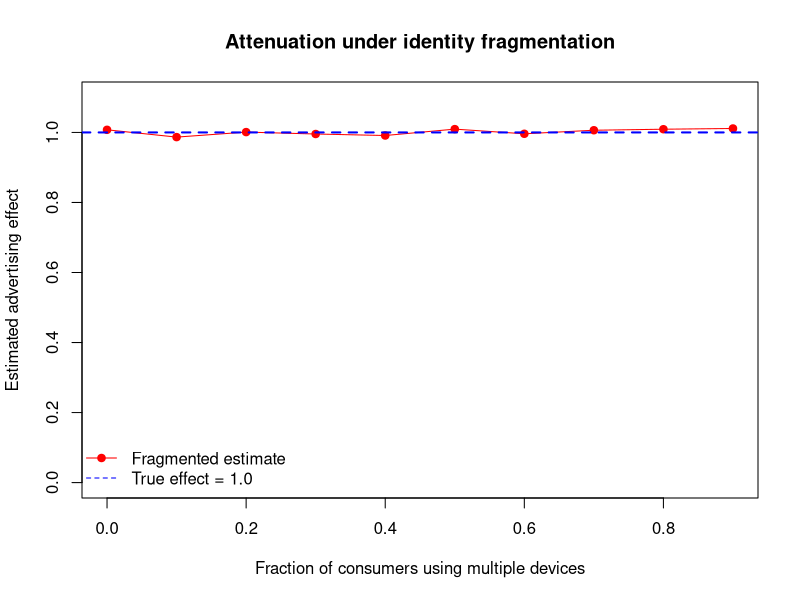

Source code (R):
## ---- chunk 1
#| label: tbl-fragmentation
#| tbl-cap: "The three biases from identity fragmentation, their statistical analogue, and the condition under which each vanishes (after Lin and Misra 2022)."
#| echo: true
#| message: false
#| warning: false
frag <- data.frame(
  Channel = c("Outcome fragmentation",
              "Exposure fragmentation",
              "Spurious covariance"),
  `Statistical analogue` = c("Attenuation (measurement error)",
                             "Omitted-variable bias",
                             "Confounding via device-activity bias"),
  `Vanishes only if` = c("True effect equals zero",
                         "No cross-device exposure spillover",
                         "Per-device models (removes activity bias)"),
  check.names = FALSE
)
knitr::kable(frag)
## ---- chunk 2
#| label: fig-fragmentation-attenuation
#| fig-cap: "Identity fragmentation attenuates the estimated advertising effect. The fragmented per-identity slope (red) lies below the true person-level slope (blue); the gap widens with the share of consumers using multiple devices."
#| echo: true
#| message: false
#| warning: false
set.seed(42)

simulate_attenuation <- function(frac_multi, n = 5000, beta_true = 1.0) {
  exposure <- rpois(n, lambda = 4)
  purchase <- beta_true * exposure + rnorm(n, sd = 2)
  multi    <- runif(n) < frac_multi          # which people use two devices

  # Each multi-device person is split into two identities sharing the totals.
  id_exposure <- c(exposure[!multi],
                   exposure[multi] / 2, exposure[multi] / 2)
  id_purchase <- c(purchase[!multi],
                   purchase[multi] / 2, purchase[multi] / 2)

  coef(lm(id_purchase ~ id_exposure))[["id_exposure"]]
}

fracs  <- seq(0, 0.9, by = 0.1)
slopes <- vapply(fracs, simulate_attenuation, numeric(1))

plot(fracs, slopes, type = "o", pch = 19, col = "red",
     ylim = c(0, 1.1), xlab = "Fraction of consumers using multiple devices",
     ylab = "Estimated advertising effect",
     main = "Attenuation under identity fragmentation")
abline(h = 1.0, col = "blue", lwd = 2, lty = 2)
legend("bottomleft", bty = "n",
       legend = c("Fragmented estimate", "True effect = 1.0"),
       col = c("red", "blue"), pch = c(19, NA), lty = c(1, 2))
